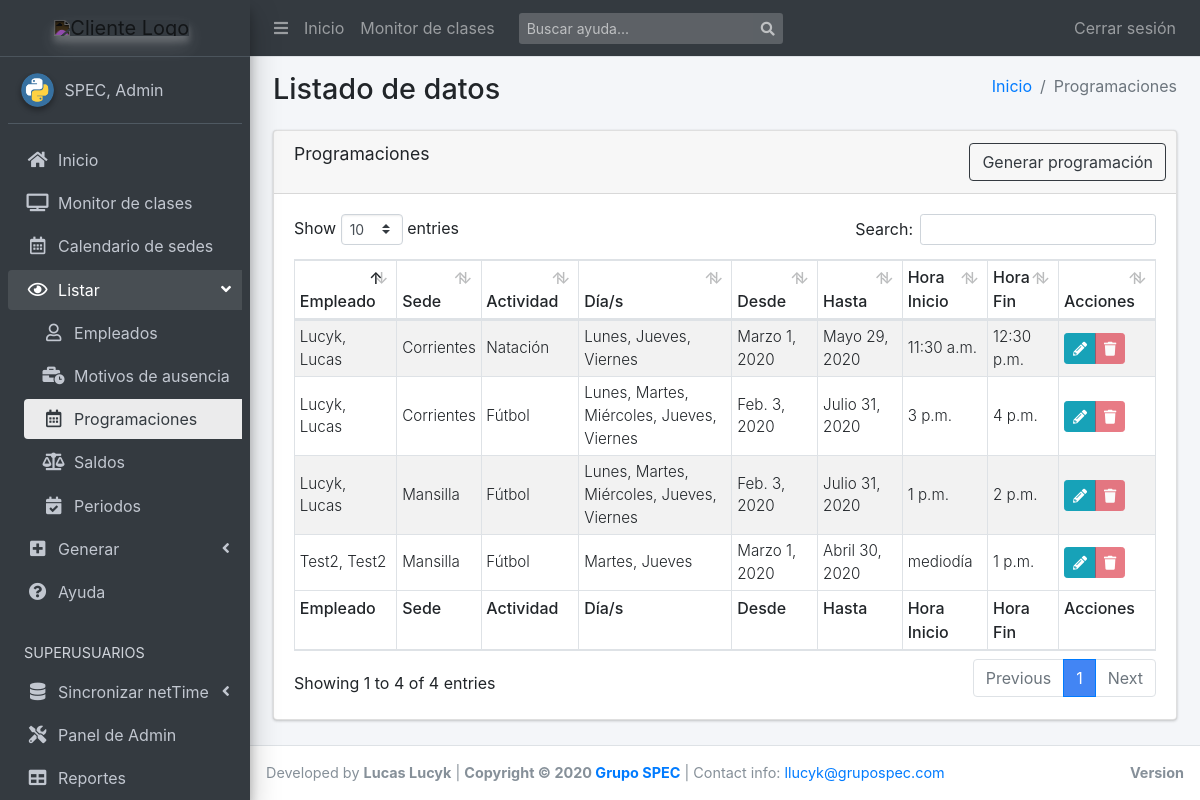
Page /list/programaciones/ (signed in) on the earlier database version.
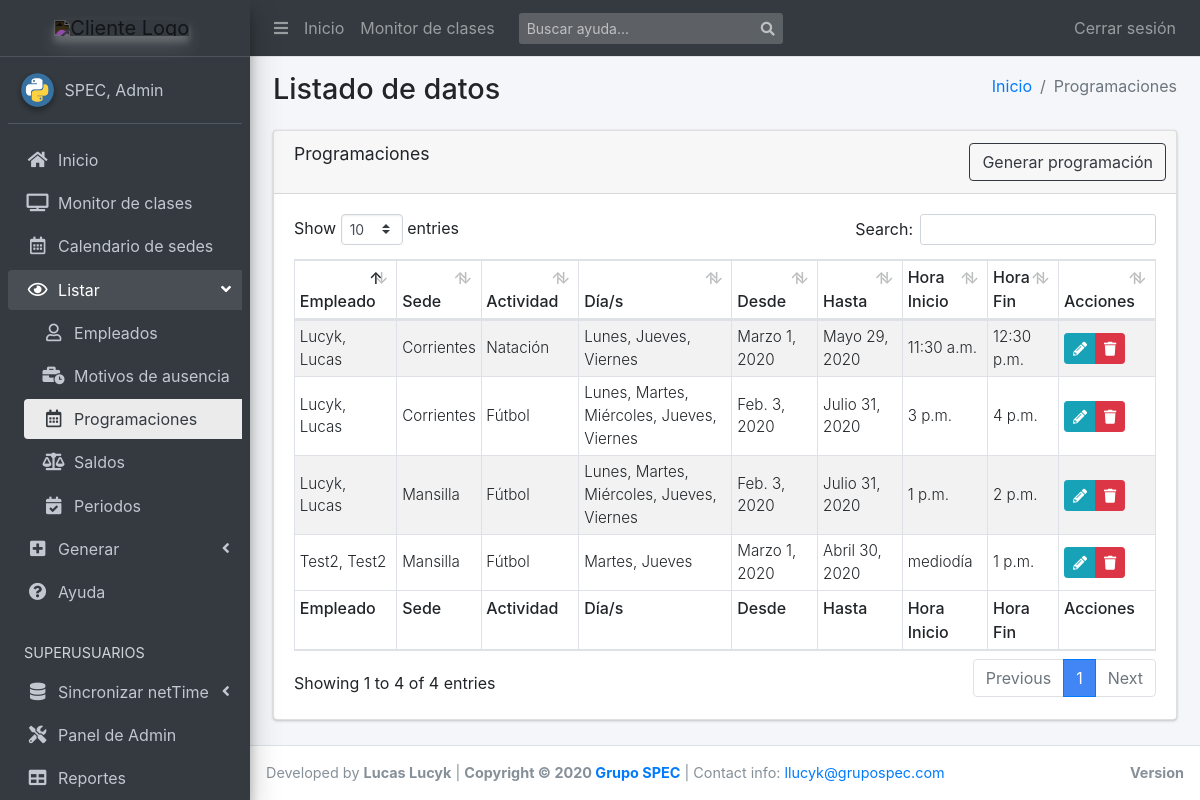
Same page on the later database version.
### scg_app/models.py (models this page shows, shortened)
class Recurrencia(models.Model):
    fecha_desde = models.DateField(default=timezone.now)
    fecha_hasta = models.DateField(blank=True)
    horario_desde = models.TimeField(default=timezone.now)
    horario_hasta = models.TimeField(blank=True)
    empleado = models.ForeignKey(
        'Empleado', on_delete=models.SET_NULL, null=True)
    actividad = models.ForeignKey(
        'Actividad', on_delete=models.SET_NULL, null=True)
    sede = models.ForeignKey('Sede', on_delete=models.SET_NULL, null=True)
    weekdays = MultiSelectField(
        'Días de la semana', choices=settings.DIA_SEMANA_CHOICES,
        null=True, blank=True)
    locked = models.BooleanField(null=True, blank=True, default=False)
    class Meta:
        verbose_name = "Recurrencia"
        verbose_name_plural = "Recurrencias"
        get_latest_by = "-fecha_desde"
        ordering = ["-fecha_desde", "-fecha_hasta"]
    def get_dias_str(self):
        return ', '.join(utils.get_dia_display(*self.weekdays))
    get_dias_str.short_description = "Días"
    def get_edit_url(self):
        return reverse('programacion_update', kwargs={"pk": self.id})
    def get_delete_url(self):
        return reverse(
            'confirm_delete',
            kwargs={"model":self.__class__.__name__, "pk":self.id})

class Empleado(models.Model):
    id_netTime = models.PositiveIntegerField(
        default=0,
        validators=[MinValueValidator(1)],
        unique=True,
        help_text="Para matchear marcajes e importaciones"
    )
    apellido = models.CharField(max_length=20)
    nombre = models.CharField(max_length=20)
    dni = models.CharField(max_length=8, unique=True)
    legajo = models.CharField(max_length=10, null=True, blank=True)
    empresa = models.CharField(max_length=10, null=True, blank=True)
    tipo = models.ForeignKey(
        'TipoContrato', on_delete=models.CASCADE, null=True, blank=True)
    liquidacion = models.ForeignKey(
        'TipoLiquidacion', on_delete=models.CASCADE, null=True, blank=True)
    escala = models.ManyToManyField('Escala')
    class Meta:
        verbose_name = "Empleado"
        verbose_name_plural = "Empleados"
        get_latest_by = "dni"
        ordering = ["dni", "apellido", "nombre"]
    class ReportBuilder:
        extra = ['legajo_apellido_nombre', ]
    @property
    def legajo_apellido_nombre(self):
        return f'{self.legajo} - {self.apellido} {self.nombre}'
    def __str__(self):
        return '{}, {}'.format(
            self.apellido,
            self.nombre if self.nombre else ''
        )

class Sede(models.Model):
    id_netTime = models.PositiveIntegerField(
        default=0,
        validators=[MinValueValidator(1)],
        unique=True,
        help_text="Para matchear marcajes e importaciones")
    nombre = models.CharField(max_length=100)
    codigo = models.CharField(max_length=50, blank=True, null=True, unique=True)
    tipo = models.CharField(max_length=30, default="Física", blank=True)
    class Meta:
        verbose_name = "Sede"
        verbose_name_plural = "Sedes"
        get_latest_by = "nombre"
        ordering = ["nombre", ]

class Actividad(models.Model):
    nombre = models.CharField(max_length=100)
    grupo = models.ForeignKey(
        'GrupoActividad', on_delete=models.SET_NULL, null=True, blank=True)
    class Meta:
        verbose_name = "Actividad"
        verbose_name_plural = "Actividades"
        ordering = ["nombre", ]
        get_latest_by = "nombre"

### scg_app/views.py (the view)
# urls.py: path('programaciones/', views.RecurrenciasList.as_view(),
class RecurrenciasList(LoginRequiredMixin, ListView):
    model = Recurrencia
    template_name = 'apps/scg_app/list/programaciones.html'
    context_object_name = 'programaciones_list'
    ordering = ['-fecha_desde', '-horario_desde', 'actividad__nombre']

### scg_app/utils.py (called while the page is built)
def get_dia_display(*args):
    to_dict = dict(settings.DIA_SEMANA_CHOICES)
    return [to_dict.get(str(char)) for char in args]

### templates/apps/scg_app/list/programaciones.html
{% extends "apps/scg_app/list/base.html" %}
{% block active_ver_program %} active {% endblock %}
{% block route %}
  <li class="breadcrumb-item"><a href="{% url 'index' %}">Inicio</a></li>
  <li class="breadcrumb-item active">Programaciones</li>
{% endblock route %}
{% block tableName %}Programaciones{% endblock %}
{% block generar_btn %}
  <a href="{% url 'programar' %}" class="btn btn-outline-dark">Generar programaci&oacute;n</a>
{% endblock %}
{% block tableHeaders %}
  <tr>
    <th>Empleado</th>
    <th>Sede</th>
    <th>Actividad</th>
    <th>D&iacute;a/s</th>
    <th>Desde</th>
    <th>Hasta</th>
    <th>Hora Inicio</th>
    <th>Hora Fin</th>
    <th>Acciones</th>
  </tr>
{% endblock %}
{% block tableBody %}
  {% for programacion in programaciones_list %}
    <tr>
      <td class="align-middle">{{programacion.empleado|capfirst}}</td>
      <td class="align-middle">{{programacion.sede.nombre|capfirst}}</td>
      <td class="align-middle">{{programacion.actividad.nombre|capfirst}}</td>
      <td class="align-middle">{{programacion.get_dias_str}}</td>
      <td class="align-middle">{{programacion.fecha_desde}}</td>
      <td class="align-middle">{{programacion.fecha_hasta}}</td>
      <td class="align-middle">{{programacion.horario_desde}}</td>
      <td class="align-middle">{{programacion.horario_hasta}}</td>
      <td class="py-0 align-middle">
        <div class="btn-group btn-group-sm">
          <a href="{{ programacion.get_edit_url|safe }}" class="btn btn-info"><i class="fas fa-pencil-alt"></i></a>
          {% if programacion.locked %}
            <a href="#" class="btn btn-danger disabled" role="button" aria-disabled="true">
              <i class="fas fa-trash"></i>
            </a>
          {% else %}
            <a href="{{ programacion.get_delete_url|safe }}" class="btn btn-danger"><i class="fas fa-trash"></i></a>
          {% endif %}
        </div>
      </td>
    </tr>
  {% endfor %}
{% endblock %}
{% block tableFooter %}
  <tr>
    <th>Empleado</th>
    <th>Sede</th>
    <th>Actividad</th>
    <th>D&iacute;a/s</th>
    <th>Desde</th>
    <th>Hasta</th>
    <th>Hora Inicio</th>
    <th>Hora Fin</th>
    <th>Acciones</th>
  </tr>
{% endblock %}

Differences in the rows shown:
changed Recurrencia "Martes, Jueves": locked True → False (drawn)
changed Recurrencia "Lunes, Jueves, Viernes": locked True → False (drawn)
changed Recurrencia (number 3 of 4 on the later page): locked True → False (drawn)
changed Recurrencia (number 4 of 4 on the later page): locked True → False (drawn)
